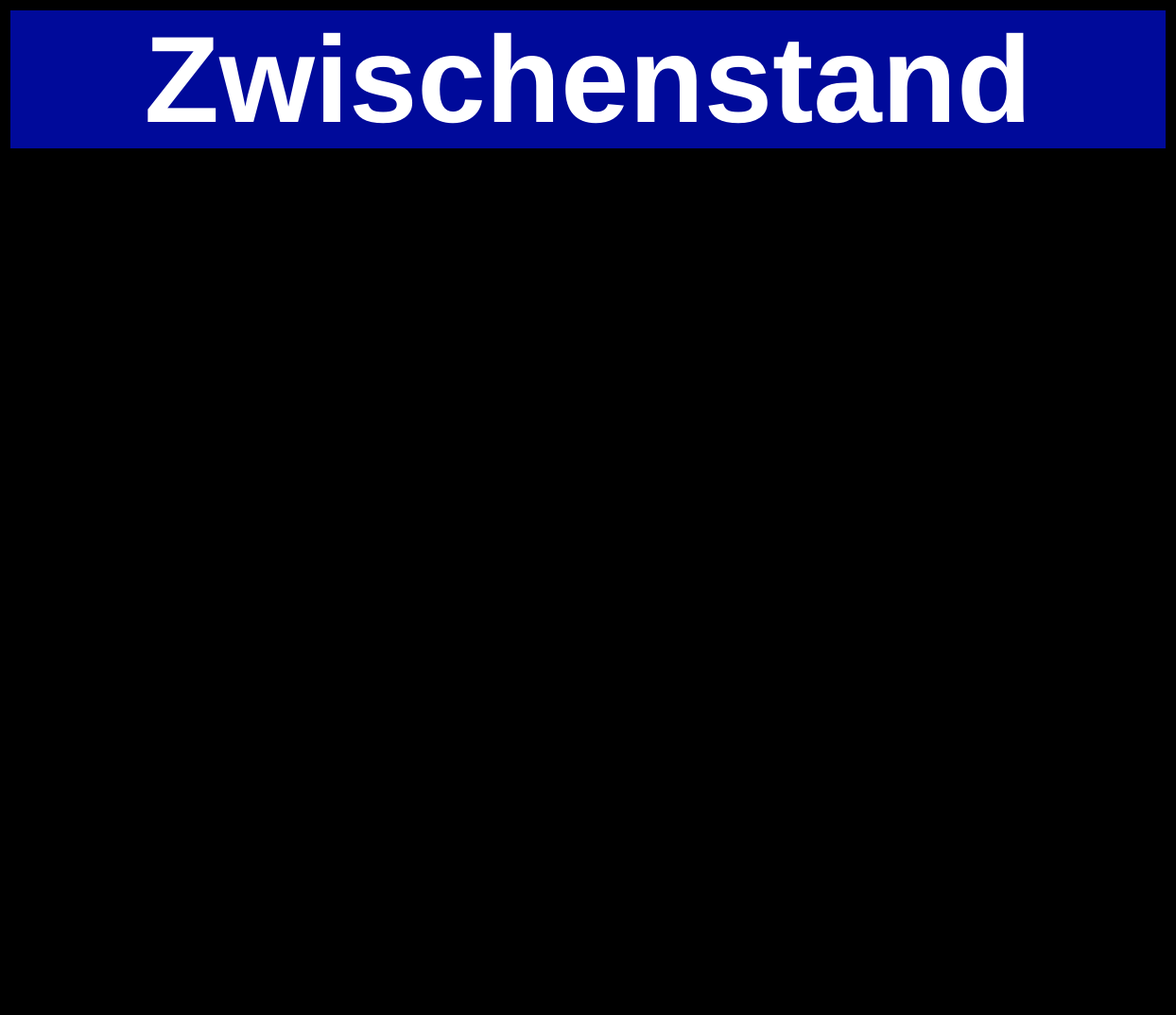
<?xml version="1.0" encoding="UTF-8"?>
<ui version="4.0">
 <class>Display_Window_Ui</class>
 <widget class="QWidget" name="Display_Window_Ui">
  <property name="geometry">
   <rect>
    <x>0</x>
    <y>0</y>
    <width>1244</width>
    <height>1074</height>
   </rect>
  </property>
  <property name="windowTitle">
   <string>TurnFix</string>
  </property>
  <property name="windowIcon">
   <iconset>
    <normaloff>:/icons/icon.png</normaloff>:/icons/icon.png</iconset>
  </property>
  <property name="styleSheet">
   <string>background-color: rgb(0, 0, 0);</string>
  </property>
  <layout class="QVBoxLayout" name="verticalLayout">
   <item>
    <widget class="QStackedWidget" name="main">
     <property name="currentIndex">
      <number>3</number>
     </property>
     <widget class="QWidget" name="page">
      <layout class="QHBoxLayout" name="horizontalLayout_2">
       <item>
        <widget class="QLabel" name="label">
         <property name="text">
          <string/>
         </property>
         <property name="pixmap">
          <pixmap resource="../../../resources/TurnFix.qrc">:/icons/turnfix-gross.png</pixmap>
         </property>
         <property name="alignment">
          <set>Qt::AlignCenter</set>
         </property>
        </widget>
       </item>
      </layout>
     </widget>
     <widget class="QWidget" name="page_2">
      <layout class="QGridLayout" name="gridLayout">
       <property name="verticalSpacing">
        <number>4</number>
       </property>
       <property name="margin">
        <number>0</number>
       </property>
       <item row="8" column="0">
        <widget class="QWidget" name="wdg_score" native="true">
         <layout class="QVBoxLayout" name="verticalLayout_2">
          <property name="margin">
           <number>0</number>
          </property>
          <item>
           <widget class="QLabel" name="lbl_last">
            <property name="styleSheet">
             <string notr="true">color: rgb(255, 255, 0);
font-size:100px;
font-family:Arial Narrow;
font-weight:bold;</string>
            </property>
            <property name="text">
             <string>test</string>
            </property>
           </widget>
          </item>
          <item>
           <widget class="QLabel" name="lbl_score">
            <property name="styleSheet">
             <string notr="true">color: rgb(255, 255, 0);
font-size:175px;
font-family:Arial;
font-weight:bold;</string>
            </property>
            <property name="text">
             <string>0.000</string>
            </property>
            <property name="alignment">
             <set>Qt::AlignRight|Qt::AlignTrailing|Qt::AlignVCenter</set>
            </property>
           </widget>
          </item>
         </layout>
        </widget>
       </item>
       <item row="0" column="0">
        <widget class="QWidget" name="wdg_head" native="true">
         <layout class="QGridLayout" name="gridLayout_2">
          <item row="0" column="3">
           <spacer name="horizontalSpacer_2">
            <property name="orientation">
             <enum>Qt::Horizontal</enum>
            </property>
            <property name="sizeHint" stdset="0">
             <size>
              <width>217</width>
              <height>147</height>
             </size>
            </property>
           </spacer>
          </item>
          <item row="0" column="0">
           <widget class="QLabel" name="lbl_icon">
            <property name="sizePolicy">
             <sizepolicy hsizetype="Fixed" vsizetype="Fixed">
              <horstretch>0</horstretch>
              <verstretch>0</verstretch>
             </sizepolicy>
            </property>
            <property name="minimumSize">
             <size>
              <width>150</width>
              <height>150</height>
             </size>
            </property>
            <property name="maximumSize">
             <size>
              <width>150</width>
              <height>150</height>
             </size>
            </property>
            <property name="font">
             <font>
              <family>Tahoma</family>
             </font>
            </property>
            <property name="styleSheet">
             <string>background-color: rgb(255, 255, 255);</string>
            </property>
            <property name="pixmap">
             <pixmap resource="../../../resources/TF_GeraeteIcons.qrc">:/icons/reck.png</pixmap>
            </property>
            <property name="scaledContents">
             <bool>true</bool>
            </property>
            <property name="alignment">
             <set>Qt::AlignCenter</set>
            </property>
           </widget>
          </item>
          <item row="0" column="5">
           <widget class="QLabel" name="lbl_time">
            <property name="sizePolicy">
             <sizepolicy hsizetype="Fixed" vsizetype="Fixed">
              <horstretch>0</horstretch>
              <verstretch>0</verstretch>
             </sizepolicy>
            </property>
            <property name="minimumSize">
             <size>
              <width>300</width>
              <height>0</height>
             </size>
            </property>
            <property name="font">
             <font>
              <family>Arial</family>
              <pointsize>-1</pointsize>
              <weight>75</weight>
              <bold>true</bold>
             </font>
            </property>
            <property name="autoFillBackground">
             <bool>false</bool>
            </property>
            <property name="styleSheet">
             <string notr="true">color: rgb(255, 255, 255);
background-color: rgb(0, 10, 154);
font-size:130px;
font-family:Arial;
font-weight:bold;</string>
            </property>
            <property name="text">
             <string>0:28</string>
            </property>
            <property name="alignment">
             <set>Qt::AlignCenter</set>
            </property>
           </widget>
          </item>
          <item row="0" column="6">
           <widget class="QStackedWidget" name="sta_ampel">
            <property name="sizePolicy">
             <sizepolicy hsizetype="Fixed" vsizetype="Fixed">
              <horstretch>0</horstretch>
              <verstretch>0</verstretch>
             </sizepolicy>
            </property>
            <property name="minimumSize">
             <size>
              <width>150</width>
              <height>150</height>
             </size>
            </property>
            <property name="maximumSize">
             <size>
              <width>150</width>
              <height>150</height>
             </size>
            </property>
            <property name="currentIndex">
             <number>0</number>
            </property>
            <widget class="QWidget" name="page_3">
             <layout class="QHBoxLayout" name="horizontalLayout_3">
              <property name="margin">
               <number>0</number>
              </property>
              <item>
               <widget class="QLabel" name="lbl_green">
                <property name="minimumSize">
                 <size>
                  <width>150</width>
                  <height>150</height>
                 </size>
                </property>
                <property name="maximumSize">
                 <size>
                  <width>150</width>
                  <height>150</height>
                 </size>
                </property>
                <property name="text">
                 <string/>
                </property>
                <property name="pixmap">
                 <pixmap resource="../../../resources/TurnFix.qrc">:/andere/ampel_gruen.png</pixmap>
                </property>
                <property name="scaledContents">
                 <bool>true</bool>
                </property>
               </widget>
              </item>
             </layout>
            </widget>
            <widget class="QWidget" name="page_4">
             <layout class="QHBoxLayout" name="horizontalLayout_4">
              <property name="margin">
               <number>0</number>
              </property>
              <item>
               <widget class="QLabel" name="lbl_red">
                <property name="minimumSize">
                 <size>
                  <width>150</width>
                  <height>150</height>
                 </size>
                </property>
                <property name="maximumSize">
                 <size>
                  <width>150</width>
                  <height>150</height>
                 </size>
                </property>
                <property name="text">
                 <string/>
                </property>
                <property name="pixmap">
                 <pixmap resource="../../../resources/TurnFix.qrc">:/andere/ampel_rot.png</pixmap>
                </property>
                <property name="scaledContents">
                 <bool>true</bool>
                </property>
               </widget>
              </item>
             </layout>
            </widget>
           </widget>
          </item>
          <item row="0" column="2">
           <spacer name="horizontalSpacer">
            <property name="orientation">
             <enum>Qt::Horizontal</enum>
            </property>
            <property name="sizeType">
             <enum>QSizePolicy::Fixed</enum>
            </property>
            <property name="sizeHint" stdset="0">
             <size>
              <width>20</width>
              <height>147</height>
             </size>
            </property>
           </spacer>
          </item>
          <item row="0" column="1">
           <widget class="QLabel" name="lbl_geraet">
            <property name="styleSheet">
             <string notr="true">color: rgb(255, 255, 255);
background-color: rgb(0, 10, 154);
font-size:100px;
font-family:Arial;
font-weight:bold;
padding:1px;</string>
            </property>
            <property name="text">
             <string>RECK</string>
            </property>
           </widget>
          </item>
         </layout>
        </widget>
       </item>
       <item row="3" column="0">
        <widget class="QWidget" name="wdg_current" native="true">
         <layout class="QGridLayout" name="gridLayout_4">
          <item row="0" column="0">
           <widget class="QLabel" name="lbl_current_nachname">
            <property name="font">
             <font>
              <family>Arial Narrow</family>
              <pointsize>-1</pointsize>
              <weight>75</weight>
              <bold>true</bold>
             </font>
            </property>
            <property name="styleSheet">
             <string notr="true">color: rgb(255, 255, 255);
font-size:135px;
font-family:Arial Narrow;
font-weight:bold;</string>
            </property>
            <property name="text">
             <string>KRÄMER</string>
            </property>
            <property name="alignment">
             <set>Qt::AlignLeading|Qt::AlignLeft|Qt::AlignVCenter</set>
            </property>
           </widget>
          </item>
          <item row="1" column="0">
           <widget class="QLabel" name="lbl_current_vorname">
            <property name="font">
             <font>
              <family>Arial Narrow</family>
              <pointsize>-1</pointsize>
              <weight>75</weight>
              <bold>true</bold>
             </font>
            </property>
            <property name="styleSheet">
             <string notr="true">color: rgb(255, 255, 255);
font-size:115px;
font-family:Arial Narrow;
font-weight:bold;</string>
            </property>
            <property name="text">
             <string>TextLabel</string>
            </property>
           </widget>
          </item>
          <item row="2" column="0">
           <widget class="QLabel" name="lbl_current_club">
            <property name="sizePolicy">
             <sizepolicy hsizetype="Preferred" vsizetype="Preferred">
              <horstretch>0</horstretch>
              <verstretch>0</verstretch>
             </sizepolicy>
            </property>
            <property name="styleSheet">
             <string notr="true">color: rgb(255, 248, 0);
font-size:70px;
font-family:Arial Narrow;</string>
            </property>
            <property name="text">
             <string>SKV NAUHEIM Ä</string>
            </property>
           </widget>
          </item>
          <item row="2" column="1">
           <widget class="QLabel" name="lbl_current_snr">
            <property name="styleSheet">
             <string notr="true">color: rgb(255, 248, 0);
font-size:70px;
font-family:Arial Narrow;</string>
            </property>
            <property name="text">
             <string>1</string>
            </property>
            <property name="alignment">
             <set>Qt::AlignRight|Qt::AlignTrailing|Qt::AlignVCenter</set>
            </property>
           </widget>
          </item>
         </layout>
        </widget>
       </item>
       <item row="1" column="0">
        <widget class="Line" name="line">
         <property name="sizePolicy">
          <sizepolicy hsizetype="Minimum" vsizetype="Fixed">
           <horstretch>0</horstretch>
           <verstretch>10</verstretch>
          </sizepolicy>
         </property>
         <property name="minimumSize">
          <size>
           <width>0</width>
           <height>10</height>
          </size>
         </property>
         <property name="styleSheet">
          <string notr="true">color: rgb(255, 255, 255);</string>
         </property>
         <property name="frameShadow">
          <enum>QFrame::Plain</enum>
         </property>
         <property name="lineWidth">
          <number>15</number>
         </property>
         <property name="midLineWidth">
          <number>15</number>
         </property>
         <property name="orientation">
          <enum>Qt::Horizontal</enum>
         </property>
        </widget>
       </item>
       <item row="4" column="0">
        <widget class="Line" name="line_2">
         <property name="styleSheet">
          <string notr="true">color: rgb(255, 255, 255);</string>
         </property>
         <property name="frameShadow">
          <enum>QFrame::Plain</enum>
         </property>
         <property name="lineWidth">
          <number>5</number>
         </property>
         <property name="midLineWidth">
          <number>5</number>
         </property>
         <property name="orientation">
          <enum>Qt::Horizontal</enum>
         </property>
        </widget>
       </item>
       <item row="7" column="0">
        <widget class="Line" name="line_3">
         <property name="styleSheet">
          <string notr="true">color: rgb(255, 255, 255);</string>
         </property>
         <property name="frameShadow">
          <enum>QFrame::Plain</enum>
         </property>
         <property name="lineWidth">
          <number>5</number>
         </property>
         <property name="midLineWidth">
          <number>5</number>
         </property>
         <property name="orientation">
          <enum>Qt::Horizontal</enum>
         </property>
        </widget>
       </item>
       <item row="6" column="0">
        <widget class="QLabel" name="lbl_next">
         <property name="styleSheet">
          <string notr="true">color: rgb(255, 255, 255);
font-size:90px;
font-family:Arial Narrow;
font-weight:bold;</string>
         </property>
        </widget>
       </item>
       <item row="5" column="0">
        <spacer name="verticalSpacer">
         <property name="orientation">
          <enum>Qt::Vertical</enum>
         </property>
         <property name="sizeHint" stdset="0">
          <size>
           <width>20</width>
           <height>40</height>
          </size>
         </property>
        </spacer>
       </item>
       <item row="2" column="0">
        <spacer name="verticalSpacer_4">
         <property name="orientation">
          <enum>Qt::Vertical</enum>
         </property>
         <property name="sizeHint" stdset="0">
          <size>
           <width>20</width>
           <height>40</height>
          </size>
         </property>
        </spacer>
       </item>
      </layout>
     </widget>
     <widget class="QWidget" name="page_5">
      <layout class="QGridLayout" name="gridLayout_3">
       <item row="5" column="0" colspan="3">
        <widget class="QLabel" name="lbl_verein">
         <property name="styleSheet">
          <string notr="true">color: rgb(255, 221, 0);
font-size:130px;
font-family:Arial Narrow;
font-weight:bold;</string>
         </property>
         <property name="text">
          <string>TG Rüsselsheim</string>
         </property>
         <property name="alignment">
          <set>Qt::AlignCenter</set>
         </property>
        </widget>
       </item>
       <item row="2" column="0" colspan="3">
        <spacer name="verticalSpacer_2">
         <property name="orientation">
          <enum>Qt::Vertical</enum>
         </property>
         <property name="sizeHint" stdset="0">
          <size>
           <width>20</width>
           <height>40</height>
          </size>
         </property>
        </spacer>
       </item>
       <item row="4" column="0" colspan="3">
        <spacer name="verticalSpacer_3">
         <property name="orientation">
          <enum>Qt::Vertical</enum>
         </property>
         <property name="sizeHint" stdset="0">
          <size>
           <width>20</width>
           <height>40</height>
          </size>
         </property>
        </spacer>
       </item>
       <item row="1" column="0">
        <widget class="QLabel" name="lbl_icon_2">
         <property name="minimumSize">
          <size>
           <width>150</width>
           <height>150</height>
          </size>
         </property>
         <property name="maximumSize">
          <size>
           <width>150</width>
           <height>150</height>
          </size>
         </property>
         <property name="styleSheet">
          <string notr="true">background-color: rgb(255, 255, 255);</string>
         </property>
         <property name="text">
          <string/>
         </property>
         <property name="pixmap">
          <pixmap resource="../../../resources/TF_GeraeteIcons.qrc">:/icons/sprung.png</pixmap>
         </property>
         <property name="scaledContents">
          <bool>true</bool>
         </property>
        </widget>
       </item>
       <item row="1" column="1" colspan="2">
        <widget class="QLabel" name="lbl_einturnen">
         <property name="styleSheet">
          <string notr="true">color: rgb(255, 255, 255);
background-color: rgb(0, 10, 154);
font-size:130px;
font-family:Arial;
font-weight:bold;</string>
         </property>
         <property name="text">
          <string>EINTURNEN</string>
         </property>
         <property name="alignment">
          <set>Qt::AlignCenter</set>
         </property>
        </widget>
       </item>
       <item row="3" column="0" colspan="3">
        <widget class="QWidget" name="widget" native="true">
         <layout class="QHBoxLayout" name="horizontalLayout_7">
          <item>
           <spacer name="horizontalSpacer_3">
            <property name="orientation">
             <enum>Qt::Horizontal</enum>
            </property>
            <property name="sizeHint" stdset="0">
             <size>
              <width>268</width>
              <height>20</height>
             </size>
            </property>
           </spacer>
          </item>
          <item>
           <widget class="QStackedWidget" name="sta_ampel_2">
            <property name="sizePolicy">
             <sizepolicy hsizetype="Fixed" vsizetype="Fixed">
              <horstretch>0</horstretch>
              <verstretch>0</verstretch>
             </sizepolicy>
            </property>
            <property name="minimumSize">
             <size>
              <width>300</width>
              <height>300</height>
             </size>
            </property>
            <property name="maximumSize">
             <size>
              <width>300</width>
              <height>300</height>
             </size>
            </property>
            <property name="currentIndex">
             <number>1</number>
            </property>
            <widget class="QWidget" name="page_6">
             <layout class="QHBoxLayout" name="horizontalLayout_5">
              <property name="margin">
               <number>0</number>
              </property>
              <item>
               <widget class="QLabel" name="lbl_green_2">
                <property name="minimumSize">
                 <size>
                  <width>300</width>
                  <height>300</height>
                 </size>
                </property>
                <property name="maximumSize">
                 <size>
                  <width>300</width>
                  <height>300</height>
                 </size>
                </property>
                <property name="text">
                 <string/>
                </property>
                <property name="pixmap">
                 <pixmap resource="../../../resources/TurnFix.qrc">:/andere/ampel_gruen.png</pixmap>
                </property>
                <property name="scaledContents">
                 <bool>true</bool>
                </property>
               </widget>
              </item>
             </layout>
            </widget>
            <widget class="QWidget" name="page_7">
             <layout class="QHBoxLayout" name="horizontalLayout_6">
              <property name="margin">
               <number>0</number>
              </property>
              <item>
               <widget class="QLabel" name="lbl_red_2">
                <property name="minimumSize">
                 <size>
                  <width>300</width>
                  <height>300</height>
                 </size>
                </property>
                <property name="maximumSize">
                 <size>
                  <width>300</width>
                  <height>300</height>
                 </size>
                </property>
                <property name="text">
                 <string/>
                </property>
                <property name="pixmap">
                 <pixmap resource="../../../resources/TurnFix.qrc">:/andere/ampel_rot.png</pixmap>
                </property>
                <property name="scaledContents">
                 <bool>true</bool>
                </property>
               </widget>
              </item>
             </layout>
            </widget>
           </widget>
          </item>
          <item>
           <widget class="QLabel" name="lbl_time_2">
            <property name="sizePolicy">
             <sizepolicy hsizetype="Fixed" vsizetype="Fixed">
              <horstretch>0</horstretch>
              <verstretch>0</verstretch>
             </sizepolicy>
            </property>
            <property name="minimumSize">
             <size>
              <width>300</width>
              <height>0</height>
             </size>
            </property>
            <property name="font">
             <font>
              <family>Arial</family>
              <pointsize>-1</pointsize>
              <weight>75</weight>
              <bold>true</bold>
             </font>
            </property>
            <property name="autoFillBackground">
             <bool>false</bool>
            </property>
            <property name="styleSheet">
             <string notr="true">color: rgb(255, 255, 255);
background-color: rgb(0, 10, 154);
font-size:130px;
font-family:Arial;
font-weight:bold;</string>
            </property>
            <property name="text">
             <string>0:00</string>
            </property>
            <property name="alignment">
             <set>Qt::AlignCenter</set>
            </property>
           </widget>
          </item>
          <item>
           <spacer name="horizontalSpacer_4">
            <property name="orientation">
             <enum>Qt::Horizontal</enum>
            </property>
            <property name="sizeHint" stdset="0">
             <size>
              <width>268</width>
              <height>20</height>
             </size>
            </property>
           </spacer>
          </item>
         </layout>
        </widget>
       </item>
      </layout>
     </widget>
     <widget class="QWidget" name="page_8">
      <layout class="QVBoxLayout" name="verticalLayout_3">
       <property name="margin">
        <number>0</number>
       </property>
       <item>
        <widget class="QLabel" name="lbl_zwischen">
         <property name="styleSheet">
          <string notr="true">color: rgb(255, 255, 255);
background-color: rgb(0, 10, 154);
font-size:130px;
font-family:Arial;
font-weight:bold;</string>
         </property>
         <property name="text">
          <string>Zwischenstand</string>
         </property>
         <property name="alignment">
          <set>Qt::AlignCenter</set>
         </property>
        </widget>
       </item>
       <item>
        <widget class="QTableView" name="tbl_overview">
         <property name="font">
          <font>
           <family>Arial</family>
           <pointsize>-1</pointsize>
          </font>
         </property>
         <property name="styleSheet">
          <string notr="true">color:white;
font-size:20px;</string>
         </property>
         <property name="editTriggers">
          <set>QAbstractItemView::NoEditTriggers</set>
         </property>
         <property name="selectionMode">
          <enum>QAbstractItemView::NoSelection</enum>
         </property>
         <property name="showGrid">
          <bool>false</bool>
         </property>
         <attribute name="horizontalHeaderVisible">
          <bool>false</bool>
         </attribute>
         <attribute name="horizontalHeaderDefaultSectionSize">
          <number>5</number>
         </attribute>
         <attribute name="verticalHeaderVisible">
          <bool>false</bool>
         </attribute>
         <attribute name="verticalHeaderCascadingSectionResizes">
          <bool>true</bool>
         </attribute>
        </widget>
       </item>
      </layout>
     </widget>
    </widget>
   </item>
  </layout>
 </widget>
 <resources>
  <include location="../../../resources/TF_GeraeteIcons.qrc"/>
  <include location="../../../resources/TurnFix.qrc"/>
 </resources>
 <connections/>
</ui>
